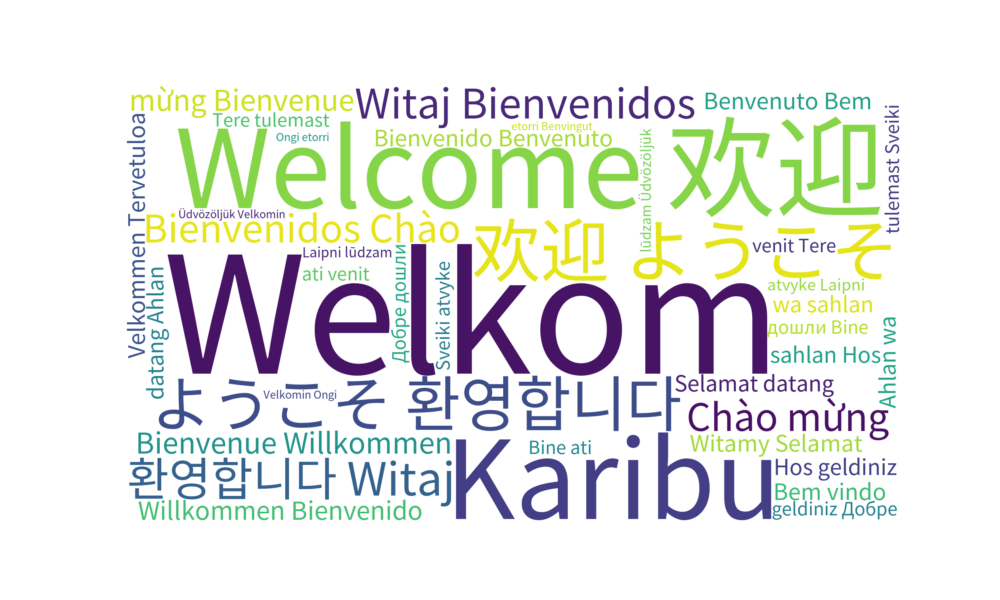

Here is the Python script that generated this plot:
# -*- coding: utf-8 -*-
import matplotlib.pyplot as plt
from wordcloud import WordCloud
import numpy as np

from PIL import Image, ImageDraw
from wordcloud import WordCloud
import matplotlib.pyplot as plt

# Create an oval mask
def create_oval_mask(width, height):
    mask = Image.new('L', (width, height), 255)
    draw = ImageDraw.Draw(mask)
    draw.ellipse((0, 0, width, height), fill=0)
    return np.array(mask)

# Generate the oval mask
width, height = 1920, 1080  # You can change the dimensions as needed
mask = create_oval_mask(width, height)

# x, y = np.ogrid[:1920, :1080]
# print(x,y)
# mask = ((x - 960)/480) ** 2 + ((y - 540)/270) ** 2 > 100
# mask = 255 * mask.astype(int)

# List of "Welcome" in different languages
words = [
  #   "Welcome", "Bienvenue", "Bienvenido", "Willkommen", "Benvenuto",
  #   "欢迎", "ようこそ", "Добро пожаловать", "환영합니다", "Bem-vindo", "Selamat datang", "Witaj", "Karibu",
  #     "Velkommen", "Välkommen", "Tervetuloa",
  #   "Welkom", "Recepción", "Witamy", "Bine ati venit",
  #   "Bienvenidos",  "Добро пожаловать", "Herzlich willkommen", "Velkomin" "Ласкаво просимо",
  #   "Üdvözöljük", "Selamat datang", "Aloha", "Dobrodosao",
  #  "Добредојдовте", "Haere mai", "Croeso", "Fáilte", "Mabuhay", "Benvingut", "Chào mừng", 
    "Welcome",
    "欢迎",        # Chinese (Simplified)
    # "歡迎",        # Chinese (Traditional)
    "ようこそ",      # Japanese
    "환영합니다",  # Korean
    "Witaj",
    "Bienvenidos",
    "Chào mừng",             # Vietnamese
    # "ยินดีต้อนรับ (Yindî t̂̂xnrạb)", # Thai
    # "Тавтай морилно уу ", # Mongolian
    # "ཕེབས་བཞུགས། (Pheb shug)",  # Tibetan
    "Bienvenue",             # French
    "Willkommen",            # German
    "Bienvenido",            # Spanish
    "Benvenuto",             # Italian
    "Bem-vindo",             # Portuguese
    "Welkom",                # Dutch
    # "Välkommen",             # Swedish
    "Velkommen",             # Danish/Norwegian
    "Tervetuloa",            # Finnish
    "Welkom",                # Afrikaans
    "Witamy",                # Polish
    "Selamat datang",        # Indonesian/Malay
    # "ברוך הבא", # Hebrew
    "Ahlan wa sahlan",       # Arabic
    "Hos geldiniz",          # Turkish
    "Добре дошли", # Bulgarian
    "Bine ati venit",        # Romanian
    "Tere tulemast",         # Estonian
    "Sveiki atvyke",         # Lithuanian
    "Laipni lūdzam",         # Latvian
    "Üdvözöljük",            # Hungarian
    # "Dobrodošli",            # Croatian/Serbian/Slovenian/Bosnian
    # "Добродошли (Dobrodošli)", # Serbian (Cyrillic)
    # "Добродошли (Dobrodošli)", # Macedonian
    # "Dobrodošli",            # Slovak
    # "Dobrodošli",            # Czech
    "Velkomin",              # Icelandic
    "Ongi etorri",           # Basque
    "Benvingut",             # Catalan
    "Welkom",                # Frisian
    "Karibu",                # Swahili
  #  "ยินดีต้อนรับ",
  #  "ཕེབས་བཞུགས། "
]

# words = [
#     r"Welcome", r"Bienvenue", r"Bienvenido", r"Willkommen", r"Benvenuto",
#     r"\foreignlanguage{sanskrit}{आपका स्वागत है}", r"\foreignlanguage{sanskrit}{स्वागत}",
#     r"Bienvenue", r"\foreignlanguage{hindi}{नमस्ते}", r"Добро пожаловать",
#     r"ようこそ", r"환영합니다", r"مرحبا", r"Karibu", r"خوش آمدید",
#     r"\foreignlanguage{sanskrit}{स्वागत हे}", r"Bem-vindo", r"Selamat datang", r"Witaj", r"Velkommen",
#     r"Καλώς ήρθατε", r"Välkommen", r"Tervetuloa", r"Recepción", r"Hoşgeldiniz",
#     r"Bienvenidos", r"Καλωσόρισμα", r"Dobrodošli", r"Herzlich willkommen", r"Karşılama",
#     r"Welkom", r"Croeso", r"Fáilte", r"Mabuhay", r"Benvingut"
# ]

# Create a string of words with frequencies (higher frequency for central word)
word_freq = ",".join(words * 5)  # Increasing frequency for more prominence
# print(word_freq)
# Path to a font that supports multiple languages (adjust the path as necessary)
# font_path = "/usr/share/fonts/truetype/dejavu/DejaVuSans.ttf"
# font_path = "/usr/share/fonts/truetype/dejavu/DejaVuSans.ttf"
# font_path = "/usr/share/fonts/truetype/noto/*.ttf"
font_path="/usr/share/fonts/opentype/noto/NotoSansCJK-Regular.ttc"
# font_path="/usr/share/fonts/wps-office/DejaVuMathTeXGyre.ttf"

# Generate the word cloud
wordcloud = WordCloud(
    width=1920, 
    height=1080, 
    background_color='white', 
    colormap='viridis', 
    # mask = mask,
    font_path=font_path
).generate(word_freq)

# Display the word cloud
plt.figure(figsize=(10, 6))
plt.imshow(wordcloud, interpolation='bilinear')
plt.axis('off')
# plt.title('Welcome in Many Languages')
# plt.show()
plt.savefig("welcome0.png")
